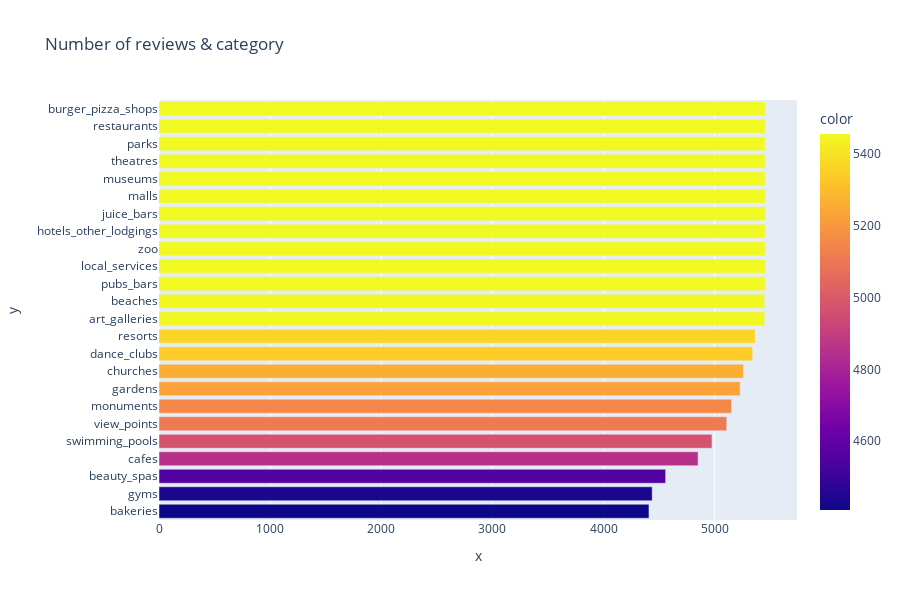

Notebook code for this chart:
### Code cell
import matplotlib.pyplot as plt
import warnings
%matplotlib inline
import plotly.express as px

# Plotting pretty figures and avoid blurry images
%config InlineBackend.figure_format = 'retina'
# Larger scale for plots in notebooks


# Ignore warnings
import warnings
warnings.filterwarnings('ignore')

# Enable multiple cell outputs
from IPython.core.interactiveshell import InteractiveShell
InteractiveShell.ast_node_interactivity = 'all'


column_names = ['churches', 'resorts', 'beaches', 'parks', 'theatres', 'museums', 'malls', 'zoo',
                'restaurants', 'pubs_bars', 'local_services',
                'burger_pizza_shops', 'hotels_other_lodgings', 'juice_bars', 
                'art_galleries', 'dance_clubs', 'swimming_pools',
                'gyms', 'bakeries', 'beauty_spas', 'cafes', 'view_points', 'monuments', 'gardens']



counts = df[column_names[:]].astype(bool).sum(axis=0).sort_values()

test = []
for i in range(len(counts.index)):
    test.append(counts.index[i])
    



fig = px.bar(counts, 
             x=counts, 
             y=test,
             color=counts,
                             labels={
                     "total ratings": "Number of reviews",
                     "categories": "this is category"
                 },
                height = 600,
                title="Number of reviews & category")

fig.show()

### Figure 1 — Plotly figure (JSON) as saved in the notebook; plotly's stock layout.template omitted (floating-point values rounded to 4 significant figures)
{"data": [{"alignmentgroup": "True", "hovertemplate": "x=%{x}<br>y=%{y}<br>color=%{marker.color}<extra></extra>", "legendgroup": "", "marker": {"color": [4409, 4438, 4559, 4851, 4976, 5109, 5152, 5229, 5259, 5342, 5364, 5450, 5450, 5454, 5454, 5454, 5454, 5454, 5454, 5454, 5454, 5454, 5454, 5454], "coloraxis": "coloraxis", "pattern": {"shape": ""}}, "name": "", "offsetgroup": "", "orientation": "h", "showlegend": false, "textposition": "auto", "type": "bar", "x": [4409, 4438, 4559, 4851, 4976, 5109, 5152, 5229, 5259, 5342, 5364, 5450, 5450, 5454, 5454, 5454, 5454, 5454, 5454, 5454, 5454, 5454, 5454, 5454], "xaxis": "x", "y": ["bakeries", "gyms", "beauty_spas", "cafes", "swimming_pools", "view_points", "monuments", "gardens", "churches", "dance_clubs", "resorts", "art_galleries", "beaches", "pubs_bars", "local_services", "zoo", "hotels_other_lodgings", "juice_bars", "malls", "museums", "theatres", "parks", "restaurants", "burger_pizza_shops"], "yaxis": "y"}], "layout": {"barmode": "relative", "coloraxis": {"colorbar": {"title": {"text": "color"}}, "colorscale": [[0, "#0d0887"], [0.1111, "#46039f"], [0.2222, "#7201a8"], [0.3333, "#9c179e"], [0.4444, "#bd3786"], [0.5556, "#d8576b"], [0.6667, "#ed7953"], [0.7778, "#fb9f3a"], [0.8889, "#fdca26"], [1, "#f0f921"]]}, "height": 600, "legend": {"tracegroupgap": 0}, "title": {"text": "Number of reviews & category"}, "xaxis": {"anchor": "y", "domain": [0, 1], "title": {"text": "x"}}, "yaxis": {"anchor": "x", "domain": [0, 1], "title": {"text": "y"}}}}
